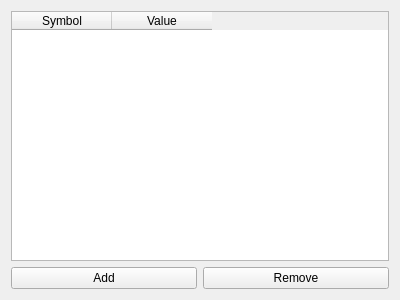
<?xml version="1.0" encoding="UTF-8"?>
<ui version="4.0">
 <class>SymbolConfigurationWindow</class>
 <widget class="QWidget" name="SymbolConfigurationWindow">
  <property name="geometry">
   <rect>
    <x>0</x>
    <y>0</y>
    <width>400</width>
    <height>300</height>
   </rect>
  </property>
  <property name="windowTitle">
   <string notr="true">Configure Symbols</string>
  </property>
  <layout class="QVBoxLayout" name="verticalLayout">
   <item>
    <widget class="QTableWidget" name="symbol_table_widget">
     <property name="editTriggers">
      <set>QAbstractItemView::NoEditTriggers</set>
     </property>
     <attribute name="verticalHeaderVisible">
      <bool>false</bool>
     </attribute>
     <column>
      <property name="text">
       <string>Symbol</string>
      </property>
     </column>
     <column>
      <property name="text">
       <string>Value</string>
      </property>
     </column>
    </widget>
   </item>
   <item>
    <layout class="QHBoxLayout" name="horizontalLayout">
     <item>
      <widget class="QPushButton" name="add_push_button">
       <property name="text">
        <string>Add</string>
       </property>
      </widget>
     </item>
     <item>
      <widget class="QPushButton" name="remove_push_button">
       <property name="text">
        <string>Remove</string>
       </property>
      </widget>
     </item>
    </layout>
   </item>
  </layout>
 </widget>
 <resources/>
 <connections/>
</ui>
